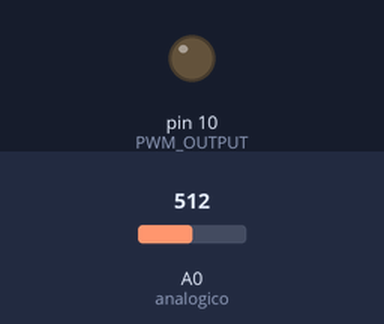
The sketch below on a simulated Arduino Uno, built with avr-gcc and run on an emulated ATmega328P. On the bench: output pins drawn as LEDs (lit = HIGH). The test bench sets the inputs (shaded band); at power-on: A0 (analogico) = 512. What the sketch prints to the serial monitor is not drawn.

Above: at 1.2 s.
1.3 s: A0 (analogico) set to 0
At 3.6 s:
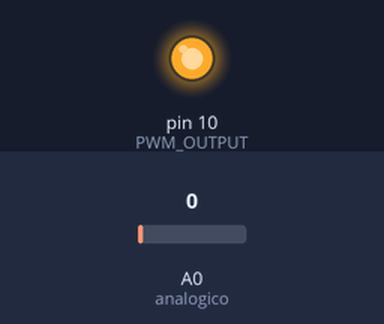
4.3 s: A0 (analogico) set to 1023
7.3 s: A0 (analogico) set to 0
10.3 s: A0 (analogico) set to 122
Timing chart, 0 to 47.2 s (numbered marks = the images above; inputs shaded):
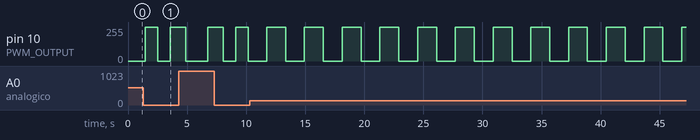

The sketch:

test-arduino-plotter-rc.ino
```cpp
// Código criado para ler resultado do filtro passa-baixo e plotar utilizando Serial Plotter
#define PWM_OUTPUT 10
#define analogico A0

void setup() {
  // Inicia porta Serial
  Serial.begin(9600);

  // Configura pinos
  pinMode(PWM_OUTPUT, OUTPUT);
  pinMode(analogico, INPUT);

  TCCR1B = TCCR1B & B11111000 | B00000001; //Muda a frequência PWM da porta 10 do Arduino para 31 kHz
}

void loop() {
  // Altera Duty Cicle do PWM de 0% até 100%
  for (int i = 0; i <= 255; i++){
    analogWrite(PWM_OUTPUT, i);
    Serial.println(analogRead(analogico));
    Serial.print(" ");
  }

  // Altera Duty Cicle do PWM de 100% até 0%
  for (int i = 255; i >= 0; i--){
    analogWrite(PWM_OUTPUT, i);
    Serial.println(analogRead(analogico));
    Serial.print(" ");
  }
}
```

Measured:
- by itself, pin 10 (PWM_OUTPUT): alternates 255/255 for 1.6 s and 0/255 for 1.6 s
